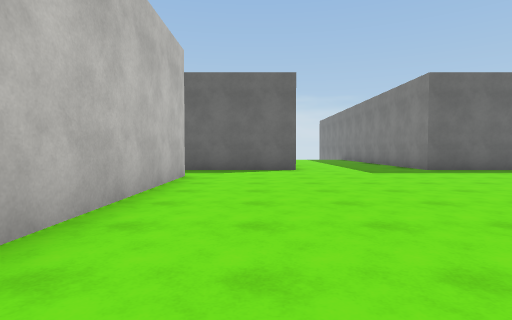
view 1 (above)

20 first-person views from a walk through a Unity game level. The camera is 1.2 m above the floor, tilts 2° down and sees 80° across. The floor is counted in squares, 2 m on a side. Each view is taken from the middle of a square. On the plan, view 1 faces up. The plan holds only what a view shows up to about 9 squares ahead; the rest is blank. The place goes on beyond the plan. Surface patterns are stand-ins for the level's own textures.

view 2
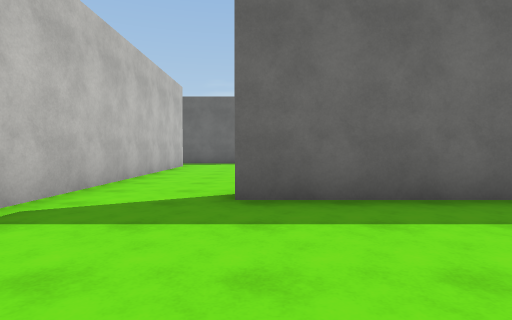

view 3
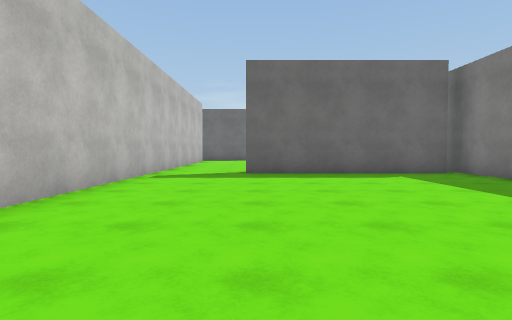

view 4
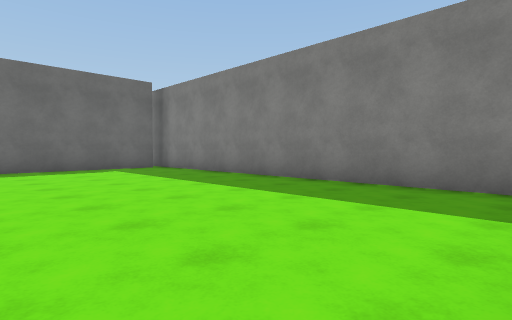

view 5
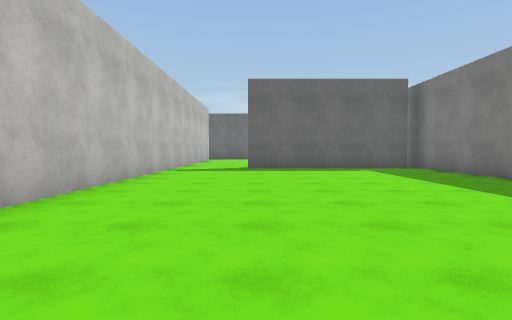

view 6
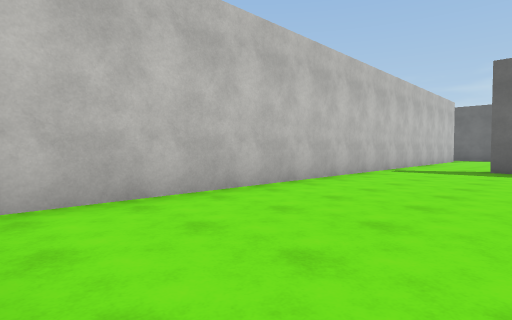

view 7
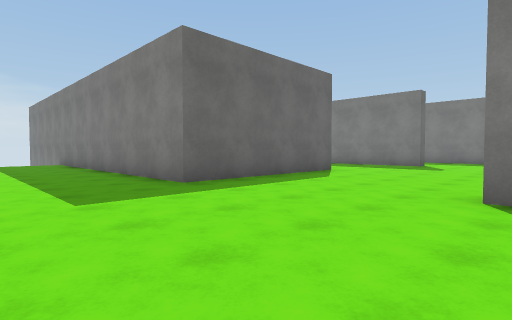

view 8
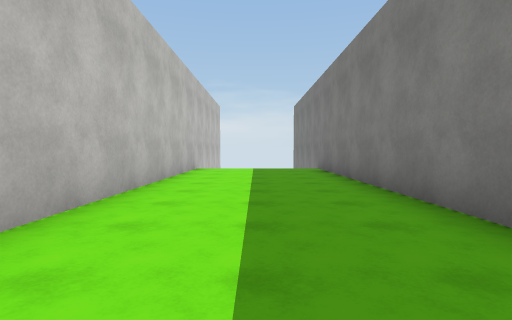

view 9
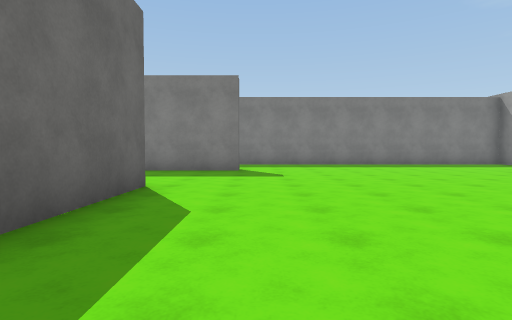

view 10
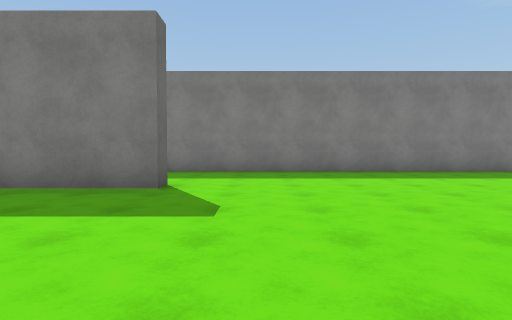

view 11
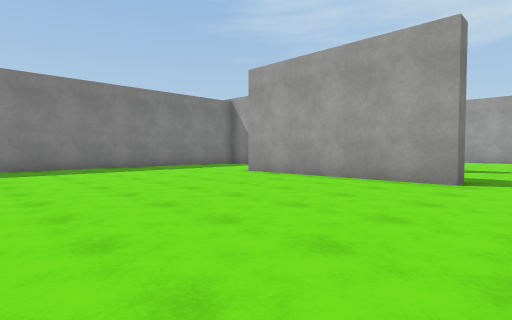

view 12
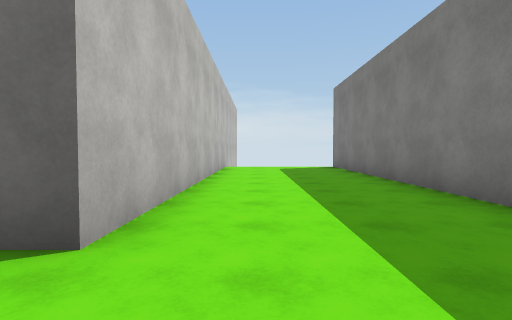

view 13
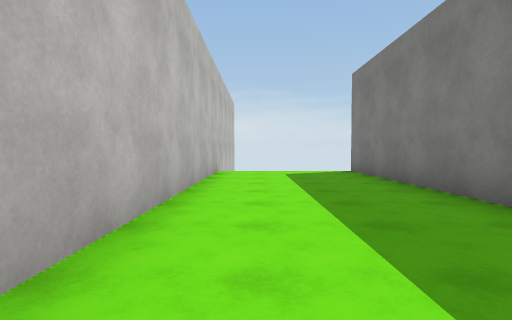

view 14
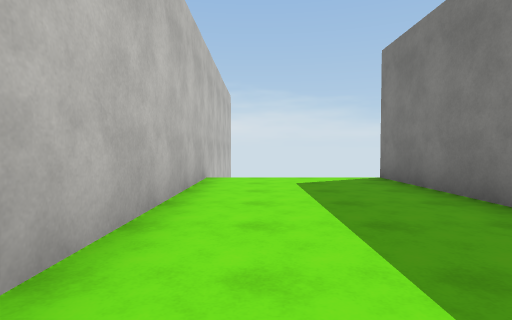

view 15
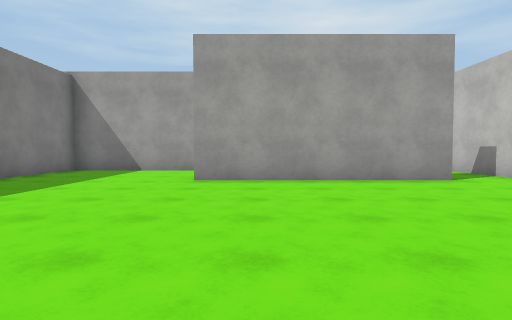

view 16
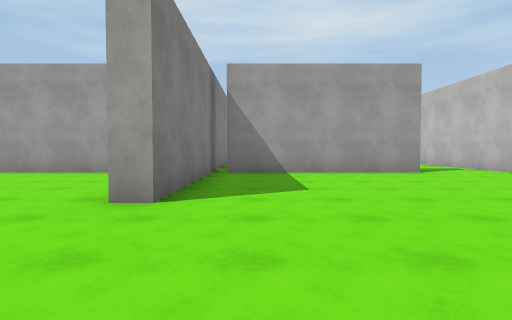

view 17
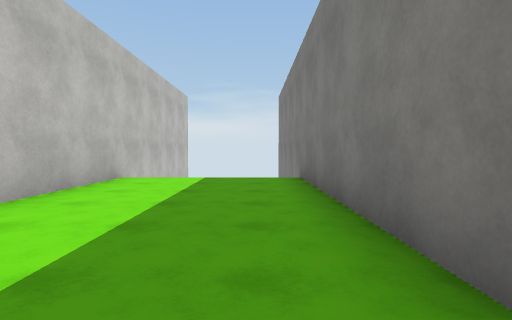

view 18
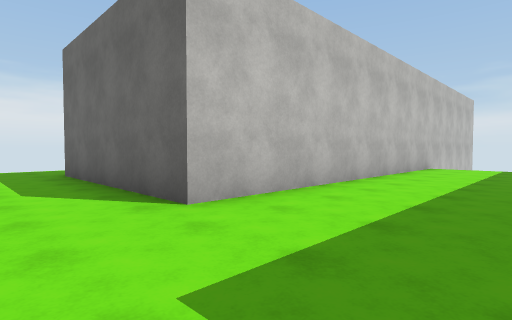

view 19
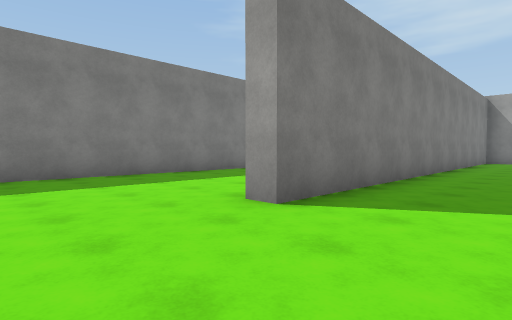

view 20
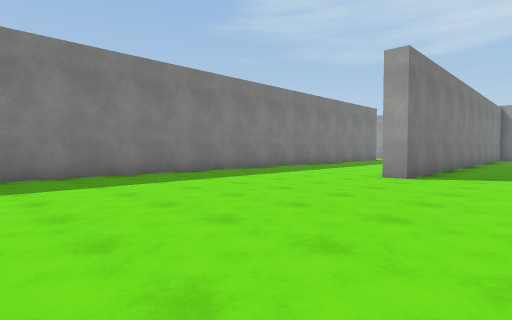

### Floor plan
Points are (right, up) in squares from view 1. A wall is a line through its corners. A room is listed if a view was taken in it or the views show most of it. See-through windows are left out.
Room 1 (views 1, 2, 3, 4, 5, 6)
walls: (5.9, -0.4) (0.8, -0.4); (6.2, -9.6) (6.2, 0.1); (-1.6, 0.4) (-1.6, -9.8)
ways out: opening at (-0.5, 0) to room 2
Room 2 (views 7, 8, 9, 10, 11, 12, 13, 14, 15, 16, 17, 18)
walls: (14.2, 7.5) (13.7, 7.5) (13.7, 17.5); (8.2, 0.1) (13.2, 0.1); (6.2, 0.1) (6.2, 4.6) (6.8, 4.6); (-1.6, 6.9) (-1.6, 0.4); (0.6, 0.1) (5.8, 0.1); (13.8, -2.7) (17.2, -2.7) (17.2, 10.5); (10, 18.5) (10, 8.8) (5, 8.8) (5, 18.5); (1.2, 18.5) (1.2, 8.8) (-1.5, 8.8)
ways out: opening at (-0.5, 0) to room 1; opening at (15.5, 10.5) to room 3; opening at (-2, 7.5); opening at (7.5, 0); opening at (13.5, -1.5)
Room 3 (views 19, 20)
walls: (22.1, 7.4) (22.1, 16.5); (17.2, 10.5) (17.8, 10.5)
ways out: opening at (15.5, 10.5) to room 2

Where each view was taken, in squares from view 1:
view 1: 0 up, 0 right, facing up
view 2: 4 down, 1 right, facing up
view 3: 8 down, 1 right, facing up
view 4: 10 down, 1 right, facing up-right
view 5: 10 down, 1 right, facing up
view 6: 10 down, 2 right, facing up-left
view 7: 4 up, 2 right, facing up-right
view 8: 8 up, 3 right, facing up
view 9: 7 up, 5 right, facing right
view 10: 6 up, 9 right, facing right
view 11: 6 up, 7 right, facing down-right
view 12: 7 up, 11 right, facing up
view 13: 9 up, 11 right, facing up
view 14: 11 up, 11 right, facing up
view 15: 6 up, 12 right, facing down
view 16: 8 up, 5 right, facing down
view 17: 11 up, 4 right, facing up
view 18: 7 up, 4 right, facing up-left
view 19: 13 up, 15 right, facing down-right
view 20: 17 up, 15 right, facing down-right
